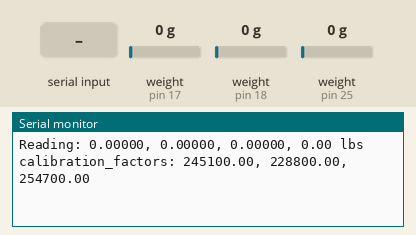
Simulated run of this sketch. Board: Arduino Uno, built with avr-gcc and run on an emulated ATmega328P. Shown: the last lines printed to the serial monitor. Inputs (shaded band) come from the test bench; at power-on: weight on the scale (sensors on pin 17, pin 18, pin 25) 0 g.

Above: at 11.3 s.
11.4 s: weight on the scale (sensor on pin 17) set to 100 g
At 12.01 s:
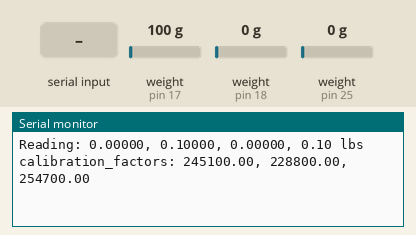
12.9 s: weight on the scale (sensor on pin 18) set to 100 g
At 13.01 s:
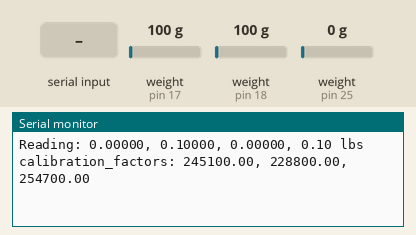
15.9 s: weight on the scale (sensor on pin 25) set to 100 g
At 16.04 s:
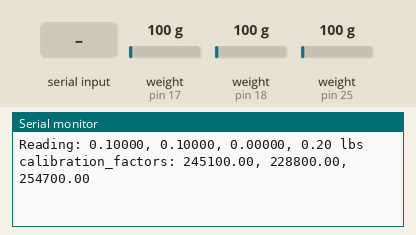
18.9 s: "1" received over Serial
At 19.73 s:
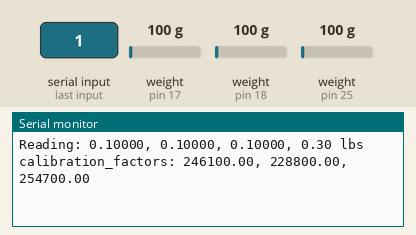
21.9 s: "2" received over Serial
At 22.76 s:
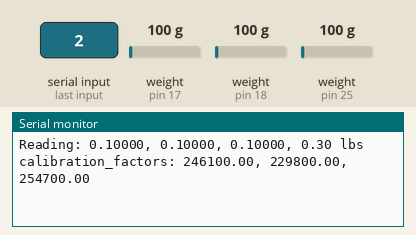
24.9 s: weight on the scale (sensor on pin 17) set to 1250 g
At 25.11 s:
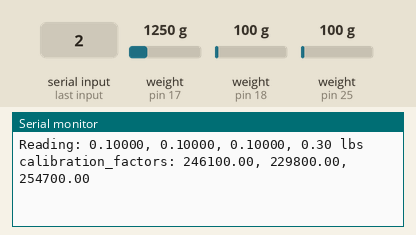
Timing chart, 0 to 27.4 s (numbered marks = the images above; inputs shaded):
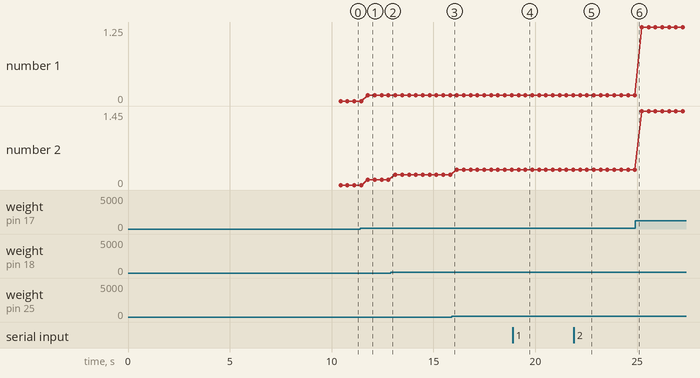

Measured:
- after the input at 11.4 s, the serial monitor: prints a new line after 0.38 s (image 1)
- after the input at 18.9 s, the serial monitor: prints a new line after 0.61 s (image 4)
- after the input at 21.9 s, the serial monitor: prints a new line after 0.64 s (image 5)
- plotted number 1: 0 → 0.1 after the input at 11.4 s, 0.1 → 1.25 after the input at 24.9 s
- plotted number 2: 0 → 0.1 after the input at 11.4 s, 0.1 → 0.2 after the input at 12.9 s, 0.2 → 0.3 after the input at 15.9 s, 0.3 → 1.45 after the input at 24.9 s

The sketch:

HX711_Calibration.ino
```cpp
// (licence header left out)
#include "HX711.h"

#define DOUT1 18
#define CLK1 19

#define DOUT2 17
#define CLK2 16

#define DOUT3 25
#define CLK3 24

HX711 scale1;
HX711 scale2;
HX711 scale3;


//expected: 25.7, actual: 25.38
//expected: 35.7, actual: 35.27
//expected: 60.7, actual:53.52 locked out


//for load cell 1
float calibration_factor1 = 245100.00;
//thing1: 471500.00
//thing1 better: 472100.00

//GAIN 64
//245100


//for load cell 2
float calibration_factor2 = 228800.00;
//thing2: 490800.00
//thing2 better: 494800.00

//GAIN 64
//228800

//for load cell 3
float calibration_factor3 = 254700.00;
//thing3: 497200.00
//thing3 better: 487700.00

//GAIN 64
//254700

//cell 1: 2.022
//cell2: 2.37
//cell3: 2.10
//total: 6.5


void setup() {
  Serial.begin(9600);
  Serial.println("HX711 calibration sketch");
  Serial.println("Remove all weight from scale");
  Serial.println("After readings begin, place known weight on scale");
  Serial.println("Press + or a to increase calibration factor");
  Serial.println("Press - or z to decrease calibration factor");

  scale1.begin(DOUT1, CLK1);
  scale1.set_gain(64);
  scale1.set_scale();
  scale1.tare(); //Reset the scale to 0

  scale2.begin(DOUT2, CLK2);
  scale2.set_gain(64);
  scale2.set_scale();
  scale2.tare(); //Reset the scale to 0

  scale3.begin(DOUT3, CLK3);
  scale3.set_gain(64);
  scale3.set_scale();
  scale3.tare(); //Reset the scale to 0

  long zero_factor1 = scale1.read_average(); //Get a baseline reading
  long zero_factor2 = scale2.read_average(); //Get a baseline reading
  long zero_factor3 = scale3.read_average(); //Get a baseline reading
  Serial.print("Zero factor: "); //This can be used to remove the need to tare the scale. Useful in permanent scale projects.
  Serial.println(zero_factor1);
  Serial.println(zero_factor2);
  Serial.println(zero_factor3);

  delay(4000);

}

void loop() {

  scale1.set_scale(calibration_factor1); //Adjust to this calibration factor
  scale2.set_scale(calibration_factor2); //Adjust to this calibration factor
  scale3.set_scale(calibration_factor3); //Adjust to this calibration factor

  float scale1_reading = scale1.get_units();
  float scale2_reading = scale2.get_units();
  float scale3_reading = scale3.get_units();
  float sum = scale1_reading + scale2_reading + scale3_reading;


  Serial.print("Reading: ");
  Serial.print(scale1_reading, 5);
  Serial.print(", ");
  Serial.print(scale2_reading, 5);
  Serial.print(", ");
  Serial.print(scale3_reading, 5);
  Serial.print(", ");
  Serial.print(sum);
  Serial.print(" lbs"); //Change this to kg and re-adjust the calibration factor if you follow SI units like a sane person
  Serial.print(" calibration_factors: ");
  Serial.print(calibration_factor1);
  Serial.print(", ");
  Serial.print(calibration_factor2);
  Serial.print(", ");
  Serial.print(calibration_factor3);
  Serial.println();

  if(Serial.available())
  {
    char temp = Serial.read();
    if(temp == '1')
      calibration_factor1 += 1000;
    else if(temp == '!')
      calibration_factor1 -= 1000;
    else if(temp == '2')
      calibration_factor2 += 1000;
    else if(temp == '@')
      calibration_factor2 -= 1000;
    else if(temp == '3')
      calibration_factor3 += 1000;
    else if(temp == '#')
      calibration_factor3 -= 1000;
  }
}
```
